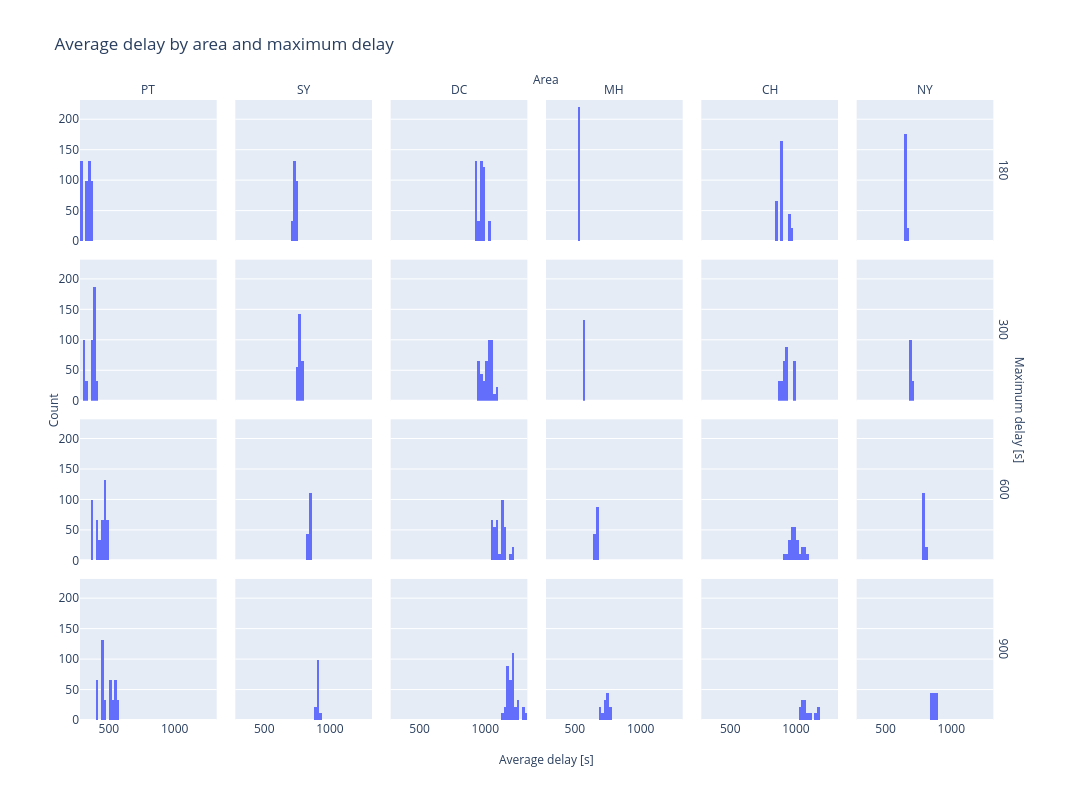

The notebook cell saved with this chart:
### Markdown cell above
each area has different mean for average delay - does it have anything to do with the infrastructure? what's the highway/area ratio?

### Code cell
delay_area = oc_df[['area_short', 'max_delay', 'avg_delay']]
fig = px.histogram(
    delay_area,
    x='avg_delay',
    facet_col='area_short',
    facet_row='max_delay',
    title='Average delay by area and maximum delay')

fig.update_layout(
    height=800,
    width=1400,
)

# small figures
fig.for_each_yaxis(lambda y: y.update(title=''))  # Remove titles
fig.for_each_xaxis(lambda x: x.update(title=''))  # Remove titles

# titles
fig.add_annotation(x=0.5, y=1.05, text="Area", xref="paper", yref="paper", showarrow=False) # facet column title
fig.add_annotation(x=1.02, y=0.5, text="Maximum delay [s]", xref="paper", yref="paper", showarrow=False, textangle=90) # facet row title
fig.add_annotation(x=-0.04, y=0.5, text="Count", textangle=-90, xref="paper", yref="paper", showarrow=False) # y axis title
fig.add_annotation(x=0.5, y=-0.08, text="Average delay [s]", xref="paper", yref="paper", showarrow=False) #x axis title
fig.for_each_annotation(lambda a: a.update(text=a.text.split("=")[-1]))
fig.show()

### Figure 1 — Plotly figure (JSON) as saved in the notebook; plotly's stock layout.template omitted (floating-point values rounded to 4 significant figures; data arrays with more than 128 entries replaced by an {"elided": "..."} marker saying what was removed)
{"data": [{"bingroup": "x", "hovertemplate": "max_delay=180<br>area_short=PT<br>avg_delay=%{x}<br>count=%{y}<extra></extra>", "legendgroup": "", "marker": {"color": "#636efa", "pattern": {"shape": ""}}, "name": "", "orientation": "v", "showlegend": false, "type": "histogram", "x": {"elided": "462 float values"}, "xaxis": "x19", "yaxis": "y19"}, {"bingroup": "x", "hovertemplate": "max_delay=180<br>area_short=SY<br>avg_delay=%{x}<br>count=%{y}<extra></extra>", "legendgroup": "", "marker": {"color": "#636efa", "pattern": {"shape": ""}}, "name": "", "orientation": "v", "showlegend": false, "type": "histogram", "x": {"elided": "264 float values"}, "xaxis": "x20", "yaxis": "y20"}, {"bingroup": "x", "hovertemplate": "max_delay=180<br>area_short=DC<br>avg_delay=%{x}<br>count=%{y}<extra></extra>", "legendgroup": "", "marker": {"color": "#636efa", "pattern": {"shape": ""}}, "name": "", "orientation": "v", "showlegend": false, "type": "histogram", "x": {"elided": "451 float values"}, "xaxis": "x21", "yaxis": "y21"}, {"bingroup": "x", "hovertemplate": "max_delay=180<br>area_short=MH<br>avg_delay=%{x}<br>count=%{y}<extra></extra>", "legendgroup": "", "marker": {"color": "#636efa", "pattern": {"shape": ""}}, "name": "", "orientation": "v", "showlegend": false, "type": "histogram", "x": {"elided": "220 float values"}, "xaxis": "x22", "yaxis": "y22"}, {"bingroup": "x", "hovertemplate": "max_delay=180<br>area_short=CH<br>avg_delay=%{x}<br>count=%{y}<extra></extra>", "legendgroup": "", "marker": {"color": "#636efa", "pattern": {"shape": ""}}, "name": "", "orientation": "v", "showlegend": false, "type": "histogram", "x": {"elided": "297 float values"}, "xaxis": "x23", "yaxis": "y23"}, {"bingroup": "x", "hovertemplate": "max_delay=180<br>area_short=NY<br>avg_delay=%{x}<br>count=%{y}<extra></extra>", "legendgroup": "", "marker": {"color": "#636efa", "pattern": {"shape": ""}}, "name": "", "orientation": "v", "showlegend": false, "type": "histogram", "x": {"elided": "198 float values"}, "xaxis": "x24", "yaxis": "y24"}, {"bingroup": "x", "hovertemplate": "max_delay=300<br>area_short=PT<br>avg_delay=%{x}<br>count=%{y}<extra></extra>", "legendgroup": "", "marker": {"color": "#636efa", "pattern": {"shape": ""}}, "name": "", "orientation": "v", "showlegend": false, "type": "histogram", "x": {"elided": "451 float values"}, "xaxis": "x13", "yaxis": "y13"}, {"bingroup": "x", "hovertemplate": "max_delay=300<br>area_short=SY<br>avg_delay=%{x}<br>count=%{y}<extra></extra>", "legendgroup": "", "marker": {"color": "#636efa", "pattern": {"shape": ""}}, "name": "", "orientation": "v", "showlegend": false, "type": "histogram", "x": {"elided": "264 float values"}, "xaxis": "x14", "yaxis": "y14"}, {"bingroup": "x", "hovertemplate": "max_delay=300<br>area_short=DC<br>avg_delay=%{x}<br>count=%{y}<extra></extra>", "legendgroup": "", "marker": {"color": "#636efa", "pattern": {"shape": ""}}, "name": "", "orientation": "v", "showlegend": false, "type": "histogram", "x": {"elided": "440 float values"}, "xaxis": "x15", "yaxis": "y15"}, {"bingroup": "x", "hovertemplate": "max_delay=300<br>area_short=MH<br>avg_delay=%{x}<br>count=%{y}<extra></extra>", "legendgroup": "", "marker": {"color": "#636efa", "pattern": {"shape": ""}}, "name": "", "orientation": "v", "showlegend": false, "type": "histogram", "x": {"elided": "132 float values"}, "xaxis": "x16", "yaxis": "y16"}, {"bingroup": "x", "hovertemplate": "max_delay=300<br>area_short=CH<br>avg_delay=%{x}<br>count=%{y}<extra></extra>", "legendgroup": "", "marker": {"color": "#636efa", "pattern": {"shape": ""}}, "name": "", "orientation": "v", "showlegend": false, "type": "histogram", "x": {"elided": "286 float values"}, "xaxis": "x17", "yaxis": "y17"}, {"bingroup": "x", "hovertemplate": "max_delay=300<br>area_short=NY<br>avg_delay=%{x}<br>count=%{y}<extra></extra>", "legendgroup": "", "marker": {"color": "#636efa", "pattern": {"shape": ""}}, "name": "", "orientation": "v", "showlegend": false, "type": "histogram", "x": {"elided": "132 float values"}, "xaxis": "x18", "yaxis": "y18"}, {"bingroup": "x", "hovertemplate": "max_delay=600<br>area_short=PT<br>avg_delay=%{x}<br>count=%{y}<extra></extra>", "legendgroup": "", "marker": {"color": "#636efa", "pattern": {"shape": ""}}, "name": "", "orientation": "v", "showlegend": false, "type": "histogram", "x": {"elided": "462 float values"}, "xaxis": "x7", "yaxis": "y7"}, {"bingroup": "x", "hovertemplate": "max_delay=600<br>area_short=SY<br>avg_delay=%{x}<br>count=%{y}<extra></extra>", "legendgroup": "", "marker": {"color": "#636efa", "pattern": {"shape": ""}}, "name": "", "orientation": "v", "showlegend": false, "type": "histogram", "x": {"elided": "154 float values"}, "xaxis": "x8", "yaxis": "y8"}, {"bingroup": "x", "hovertemplate": "max_delay=600<br>area_short=DC<br>avg_delay=%{x}<br>count=%{y}<extra></extra>", "legendgroup": "", "marker": {"color": "#636efa", "pattern": {"shape": ""}}, "name": "", "orientation": "v", "showlegend": false, "type": "histogram", "x": {"elided": "385 float values"}, "xaxis": "x9", "yaxis": "y9"}, {"bingroup": "x", "hovertemplate": "max_delay=600<br>area_short=MH<br>avg_delay=%{x}<br>count=%{y}<extra></extra>", "legendgroup": "", "marker": {"color": "#636efa", "pattern": {"shape": ""}}, "name": "", "orientation": "v", "showlegend": false, "type": "histogram", "x": {"elided": "132 float values"}, "xaxis": "x10", "yaxis": "y10"}, {"bingroup": "x", "hovertemplate": "max_delay=600<br>area_short=CH<br>avg_delay=%{x}<br>count=%{y}<extra></extra>", "legendgroup": "", "marker": {"color": "#636efa", "pattern": {"shape": ""}}, "name": "", "orientation": "v", "showlegend": false, "type": "histogram", "x": {"elided": "264 float values"}, "xaxis": "x11", "yaxis": "y11"}, {"bingroup": "x", "hovertemplate": "max_delay=600<br>area_short=NY<br>avg_delay=%{x}<br>count=%{y}<extra></extra>", "legendgroup": "", "marker": {"color": "#636efa", "pattern": {"shape": ""}}, "name": "", "orientation": "v", "showlegend": false, "type": "histogram", "x": {"elided": "132 float values"}, "xaxis": "x12", "yaxis": "y12"}, {"bingroup": "x", "hovertemplate": "max_delay=900<br>area_short=PT<br>avg_delay=%{x}<br>count=%{y}<extra></extra>", "legendgroup": "", "marker": {"color": "#636efa", "pattern": {"shape": ""}}, "name": "", "orientation": "v", "showlegend": false, "type": "histogram", "x": {"elided": "429 float values"}, "xaxis": "x", "yaxis": "y"}, {"bingroup": "x", "hovertemplate": "max_delay=900<br>area_short=SY<br>avg_delay=%{x}<br>count=%{y}<extra></extra>", "legendgroup": "", "marker": {"color": "#636efa", "pattern": {"shape": ""}}, "name": "", "orientation": "v", "showlegend": false, "type": "histogram", "x": {"elided": "132 float values"}, "xaxis": "x2", "yaxis": "y2"}, {"bingroup": "x", "hovertemplate": "max_delay=900<br>area_short=DC<br>avg_delay=%{x}<br>count=%{y}<extra></extra>", "legendgroup": "", "marker": {"color": "#636efa", "pattern": {"shape": ""}}, "name": "", "orientation": "v", "showlegend": false, "type": "histogram", "x": {"elided": "385 float values"}, "xaxis": "x3", "yaxis": "y3"}, {"bingroup": "x", "hovertemplate": "max_delay=900<br>area_short=MH<br>avg_delay=%{x}<br>count=%{y}<extra></extra>", "legendgroup": "", "marker": {"color": "#636efa", "pattern": {"shape": ""}}, "name": "", "orientation": "v", "showlegend": false, "type": "histogram", "x": {"elided": "132 float values"}, "xaxis": "x4", "yaxis": "y4"}, {"bingroup": "x", "hovertemplate": "max_delay=900<br>area_short=CH<br>avg_delay=%{x}<br>count=%{y}<extra></extra>", "legendgroup": "", "marker": {"color": "#636efa", "pattern": {"shape": ""}}, "name": "", "orientation": "v", "showlegend": false, "type": "histogram", "x": {"elided": "143 float values"}, "xaxis": "x5", "yaxis": "y5"}, {"bingroup": "x", "hovertemplate": "max_delay=900<br>area_short=NY<br>avg_delay=%{x}<br>count=%{y}<extra></extra>", "legendgroup": "", "marker": {"color": "#636efa", "pattern": {"shape": ""}}, "name": "", "orientation": "v", "showlegend": false, "type": "histogram", "x": {"elided": "132 float values"}, "xaxis": "x6", "yaxis": "y6"}], "layout": {"annotations": [{"showarrow": false, "text": "PT", "x": 0.07333, "xanchor": "center", "xref": "paper", "y": 1, "yanchor": "bottom", "yref": "paper"}, {"showarrow": false, "text": "SY", "x": 0.24, "xanchor": "center", "xref": "paper", "y": 1, "yanchor": "bottom", "yref": "paper"}, {"showarrow": false, "text": "DC", "x": 0.4067, "xanchor": "center", "xref": "paper", "y": 1, "yanchor": "bottom", "yref": "paper"}, {"showarrow": false, "text": "MH", "x": 0.5733, "xanchor": "center", "xref": "paper", "y": 1, "yanchor": "bottom", "yref": "paper"}, {"showarrow": false, "text": "CH", "x": 0.74, "xanchor": "center", "xref": "paper", "y": 1, "yanchor": "bottom", "yref": "paper"}, {"showarrow": false, "text": "NY", "x": 0.9067, "xanchor": "center", "xref": "paper", "y": 1, "yanchor": "bottom", "yref": "paper"}, {"showarrow": false, "text": "900", "textangle": 90, "x": 0.98, "xanchor": "left", "xref": "paper", "y": 0.1138, "yanchor": "middle", "yref": "paper"}, {"showarrow": false, "text": "600", "textangle": 90, "x": 0.98, "xanchor": "left", "xref": "paper", "y": 0.3712, "yanchor": "middle", "yref": "paper"}, {"showarrow": false, "text": "300", "textangle": 90, "x": 0.98, "xanchor": "left", "xref": "paper", "y": 0.6288, "yanchor": "middle", "yref": "paper"}, {"showarrow": false, "text": "180", "textangle": 90, "x": 0.98, "xanchor": "left", "xref": "paper", "y": 0.8862, "yanchor": "middle", "yref": "paper"}, {"showarrow": false, "text": "Area", "x": 0.5, "xref": "paper", "y": 1.05, "yref": "paper"}, {"showarrow": false, "text": "Maximum delay [s]", "textangle": 90, "x": 1.02, "xref": "paper", "y": 0.5, "yref": "paper"}, {"showarrow": false, "text": "Count", "textangle": -90, "x": -0.04, "xref": "paper", "y": 0.5, "yref": "paper"}, {"showarrow": false, "text": "Average delay [s]", "x": 0.5, "xref": "paper", "y": -0.08, "yref": "paper"}], "barmode": "relative", "height": 800, "legend": {"tracegroupgap": 0}, "title": {"text": "Average delay by area and maximum delay"}, "width": 1400, "xaxis": {"anchor": "y", "domain": [0, 0.1467], "title": {"text": ""}}, "xaxis10": {"anchor": "y10", "domain": [0.5, 0.6467], "matches": "x", "showticklabels": false, "title": {"text": ""}}, "xaxis11": {"anchor": "y11", "domain": [0.6667, 0.8133], "matches": "x", "showticklabels": false, "title": {"text": ""}}, "xaxis12": {"anchor": "y12", "domain": [0.8333, 0.98], "matches": "x", "showticklabels": false, "title": {"text": ""}}, "xaxis13": {"anchor": "y13", "domain": [0, 0.1467], "matches": "x", "showticklabels": false, "title": {"text": ""}}, "xaxis14": {"anchor": "y14", "domain": [0.1667, 0.3133], "matches": "x", "showticklabels": false, "title": {"text": ""}}, "xaxis15": {"anchor": "y15", "domain": [0.3333, 0.48], "matches": "x", "showticklabels": false, "title": {"text": ""}}, "xaxis16": {"anchor": "y16", "domain": [0.5, 0.6467], "matches": "x", "showticklabels": false, "title": {"text": ""}}, "xaxis17": {"anchor": "y17", "domain": [0.6667, 0.8133], "matches": "x", "showticklabels": false, "title": {"text": ""}}, "xaxis18": {"anchor": "y18", "domain": [0.8333, 0.98], "matches": "x", "showticklabels": false, "title": {"text": ""}}, "xaxis19": {"anchor": "y19", "domain": [0, 0.1467], "matches": "x", "showticklabels": false, "title": {"text": ""}}, "xaxis2": {"anchor": "y2", "domain": [0.1667, 0.3133], "matches": "x", "title": {"text": ""}}, "xaxis20": {"anchor": "y20", "domain": [0.1667, 0.3133], "matches": "x", "showticklabels": false, "title": {"text": ""}}, "xaxis21": {"anchor": "y21", "domain": [0.3333, 0.48], "matches": "x", "showticklabels": false, "title": {"text": ""}}, "xaxis22": {"anchor": "y22", "domain": [0.5, 0.6467], "matches": "x", "showticklabels": false, "title": {"text": ""}}, "xaxis23": {"anchor": "y23", "domain": [0.6667, 0.8133], "matches": "x", "showticklabels": false, "title": {"text": ""}}, "xaxis24": {"anchor": "y24", "domain": [0.8333, 0.98], "matches": "x", "showticklabels": false, "title": {"text": ""}}, "xaxis3": {"anchor": "y3", "domain": [0.3333, 0.48], "matches": "x", "title": {"text": ""}}, "xaxis4": {"anchor": "y4", "domain": [0.5, 0.6467], "matches": "x", "title": {"text": ""}}, "xaxis5": {"anchor": "y5", "domain": [0.6667, 0.8133], "matches": "x", "title": {"text": ""}}, "xaxis6": {"anchor": "y6", "domain": [0.8333, 0.98], "matches": "x", "title": {"text": ""}}, "xaxis7": {"anchor": "y7", "domain": [0, 0.1467], "matches": "x", "showticklabels": false, "title": {"text": ""}}, "xaxis8": {"anchor": "y8", "domain": [0.1667, 0.3133], "matches": "x", "showticklabels": false, "title": {"text": ""}}, "xaxis9": {"anchor": "y9", "domain": [0.3333, 0.48], "matches": "x", "showticklabels": false, "title": {"text": ""}}, "yaxis": {"anchor": "x", "domain": [0, 0.2275], "title": {"text": ""}}, "yaxis10": {"anchor": "x10", "domain": [0.2575, 0.485], "matches": "y", "showticklabels": false, "title": {"text": ""}}, "yaxis11": {"anchor": "x11", "domain": [0.2575, 0.485], "matches": "y", "showticklabels": false, "title": {"text": ""}}, "yaxis12": {"anchor": "x12", "domain": [0.2575, 0.485], "matches": "y", "showticklabels": false, "title": {"text": ""}}, "yaxis13": {"anchor": "x13", "domain": [0.515, 0.7425], "matches": "y", "title": {"text": ""}}, "yaxis14": {"anchor": "x14", "domain": [0.515, 0.7425], "matches": "y", "showticklabels": false, "title": {"text": ""}}, "yaxis15": {"anchor": "x15", "domain": [0.515, 0.7425], "matches": "y", "showticklabels": false, "title": {"text": ""}}, "yaxis16": {"anchor": "x16", "domain": [0.515, 0.7425], "matches": "y", "showticklabels": false, "title": {"text": ""}}, "yaxis17": {"anchor": "x17", "domain": [0.515, 0.7425], "matches": "y", "showticklabels": false, "title": {"text": ""}}, "yaxis18": {"anchor": "x18", "domain": [0.515, 0.7425], "matches": "y", "showticklabels": false, "title": {"text": ""}}, "yaxis19": {"anchor": "x19", "domain": [0.7725, 1], "matches": "y", "title": {"text": ""}}, "yaxis2": {"anchor": "x2", "domain": [0, 0.2275], "matches": "y", "showticklabels": false, "title": {"text": ""}}, "yaxis20": {"anchor": "x20", "domain": [0.7725, 1], "matches": "y", "showticklabels": false, "title": {"text": ""}}, "yaxis21": {"anchor": "x21", "domain": [0.7725, 1], "matches": "y", "showticklabels": false, "title": {"text": ""}}, "yaxis22": {"anchor": "x22", "domain": [0.7725, 1], "matches": "y", "showticklabels": false, "title": {"text": ""}}, "yaxis23": {"anchor": "x23", "domain": [0.7725, 1], "matches": "y", "showticklabels": false, "title": {"text": ""}}, "yaxis24": {"anchor": "x24", "domain": [0.7725, 1], "matches": "y", "showticklabels": false, "title": {"text": ""}}, "yaxis3": {"anchor": "x3", "domain": [0, 0.2275], "matches": "y", "showticklabels": false, "title": {"text": ""}}, "yaxis4": {"anchor": "x4", "domain": [0, 0.2275], "matches": "y", "showticklabels": false, "title": {"text": ""}}, "yaxis5": {"anchor": "x5", "domain": [0, 0.2275], "matches": "y", "showticklabels": false, "title": {"text": ""}}, "yaxis6": {"anchor": "x6", "domain": [0, 0.2275], "matches": "y", "showticklabels": false, "title": {"text": ""}}, "yaxis7": {"anchor": "x7", "domain": [0.2575, 0.485], "matches": "y", "title": {"text": ""}}, "yaxis8": {"anchor": "x8", "domain": [0.2575, 0.485], "matches": "y", "showticklabels": false, "title": {"text": ""}}, "yaxis9": {"anchor": "x9", "domain": [0.2575, 0.485], "matches": "y", "showticklabels": false, "title": {"text": ""}}}}
